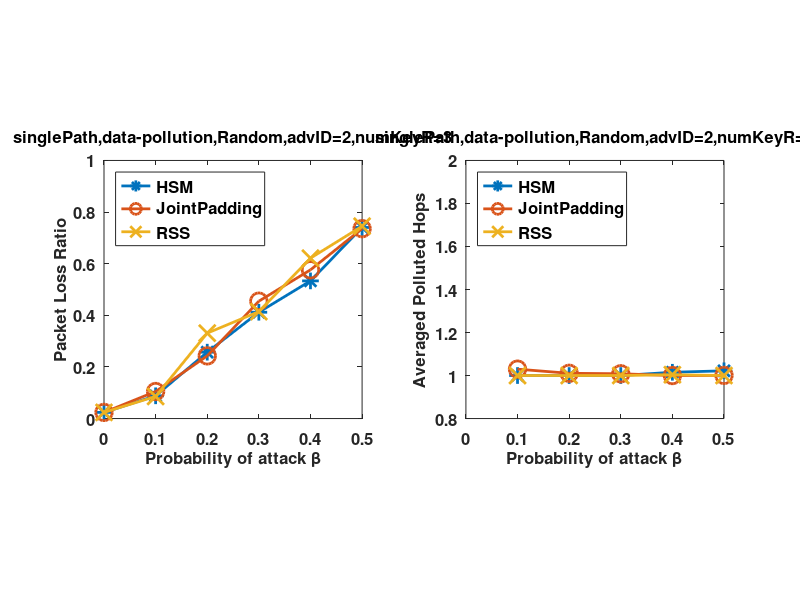

Write MATLAB code to recreate this figure.
% plot the results generated from simulation.m

Prob_of_attack=[0.000000 0.100000 0.200000 0.300000 0.400000 0.500000];

%Topology='singlePath';
Topology='singlePath';
if strcmp(Topology,'singlePath')
    Prob_of_PLR(1)=0.023810;
else
    Prob_of_PLR(1)=0.01;
end

attackType='data-pollution';
num_polluteTags=1;
KeydistAlg='Random';
numKeyperNode=3;
numAdvs=1;
Adversary_Node_Index=2;
Titletext=sprintf('%s,%s,%s,advID=%d,numKeyR=%d',Topology,attackType,KeydistAlg,Adversary_Node_Index,numKeyperNode);
if strcmp(attackType,'tag-pollution') && strcmp(KeydistAlg,'nonRandom') && strcmp(Topology,'singlePath')
    Prob_of_PLR_orth =[ Prob_of_PLR(1) 0.333333 0.690476 0.761905 0.904762 0.964286]; 
    avg_polluted_hops_org=[7.000000 7.056940 7.000000 7.005450 7.009412];
    Prob_of_PLR_joint=[ Prob_of_PLR(1) 0.023810 0.142857 0.285714 0.511905 0.702381];
    avg_polluted_hops_joint=[1.000000 1.000000 1.000000 1.000000 1.000000 ];
    Prob_of_PLR_rss=[ Prob_of_PLR(1) 0.023810 0.142857 0.285714 0.511905 0.702381];
    avg_polluted_hops_rss=[1.000000 1.000000 1.000000 1.000000 1.000000];
end
if strcmp(attackType,'tag-pollution') && strcmp(KeydistAlg,'Random') && strcmp(Topology,'singlePath')
    Prob_of_PLR_orth =[ Prob_of_PLR(1) 0.314286 0.309524 0.616667 0.554762 0.340476 ]; 
    avg_polluted_hops_org=[4.047421 3.040486 5.017930 6.267441 5.400000 ];
    Prob_of_PLR_joint=[ Prob_of_PLR(1) 0.097619 0.259524 0.402381 0.602381 0.740476 ];
    avg_polluted_hops_joint=[1.000000 1.000000 1.000000 1.000000 1.000000 ];
    Prob_of_PLR_rss=[ Prob_of_PLR(1) 0.119048 0.266667 0.409524 0.607143 0.697619 ];
    avg_polluted_hops_rss=[1.000000 1.000000 1.000000 1.000000 1.000000];
end
if strcmp(attackType,'data-pollution') && strcmp(KeydistAlg,'nonRandom') && strcmp(Topology,'singlePath')
%     numTx=500
%     Prob_of_PLR_orth =[ Prob_of_PLR(1) 0.071429 0.273810 0.511905 0.547619 0.773810 ]; 
%     avg_polluted_hops_org=[1.000000 1.000000 1.000000 1.024390 1.041825 ];
%     Prob_of_PLR_joint=[ Prob_of_PLR(1) 0.071429 0.238095 0.440476 0.642857 0.714286  ];
%     avg_polluted_hops_joint=[1.000000 1.000000 1.019868 1.033493 1.031008];
%     Prob_of_PLR_rss=[ Prob_of_PLR(1) 0.071429 0.261905 0.357143 0.464286 0.773810];
%     avg_polluted_hops_rss=[1.000000 1.000000 1.000000 1.000000 1.031873 ];

%     numTx=1000    
    Prob_of_PLR_orth =[ Prob_of_PLR(1) 0.059880 0.245509 0.413174 0.556886 0.766467]; 
    avg_polluted_hops_org=[1.056818 1.015957 1.030864 1.000000 1.022857];
    Prob_of_PLR_joint=[ Prob_of_PLR(1) 0.089820 0.263473 0.449102 0.616766 0.820359 ];
    avg_polluted_hops_joint=[1.000000 1.000000 1.019868 1.033493 1.031008];
    Prob_of_PLR_rss=[ Prob_of_PLR(1) 0.095808 0.269461 0.425150 0.586826 0.706587 ];
    avg_polluted_hops_rss=[1.037383 1.000000 1.034268 1.000000 1.018711 ];

end

if strcmp(attackType,'data-pollution') && strcmp(KeydistAlg,'Random') && strcmp(Topology,'singlePath')
    Prob_of_PLR_orth =[ Prob_of_PLR(1) 0.195238 0.259524 0.433333 0.616667 0.747619  ]; 
    avg_polluted_hops_org=[1.400000 1.016853 1.017443 1.218318 1.424882 ];
    Prob_of_PLR_joint=[ Prob_of_PLR(1) 0.157143 0.257143 0.428571 0.652381 0.809524  ];
    avg_polluted_hops_joint=[1.200000 1.029341 1.021741 1.247825 1.218720 ];
    Prob_of_PLR_rss=[ Prob_of_PLR(1) 0.085714 0.440476 0.407143 0.628571 0.740476 ];
    avg_polluted_hops_rss=[1.052174 1.614815 1.016143 1.429056 1.023170 ];
end
if strcmp(attackType,'data-pollution') && strcmp(KeydistAlg,'Random') && strcmp(Topology,'singlePath') && numKeyperNode==3
    Prob_of_PLR_orth =[ Prob_of_PLR(1) 0.088095 0.257143 0.411905 0.533333 0.740476 ]; 
    avg_polluted_hops_org=[ 1.000000 1.000000 1.000000 1.015181 1.021961 ];
    Prob_of_PLR_joint=[ Prob_of_PLR(1) 0.104762 0.242857 0.454762 0.576190 0.735714 ];
    avg_polluted_hops_joint=[1.029640 1.010417 1.008284 1.000000 1.000794  ];
    Prob_of_PLR_rss=[ Prob_of_PLR(1) 0.085714 0.330952 0.414286 0.621429 0.745238  ];
    avg_polluted_hops_rss=[1.000000 1.000000 1.000000 1.003738 1.000000  ];
end

if  strcmp(attackType,'tag-pollution') && strcmp(KeydistAlg,'nonRandom') && strcmp(Topology,'multiPath')
    Prob_of_PLR_orth =[ Prob_of_PLR(1) 0.011905 0.011905 0.011905 0.011905 0.011905  ]; 
    avg_polluted_hops_org=[3.000000 3.000000 3.000000 3.000000 3.000000 ];
    Prob_of_PLR_joint=[ Prob_of_PLR(1) 0.011905 0.011905 0.011905 0.023810 0.083333 ];
    avg_polluted_hops_joint=[ 1.000000 1.000000 1.000000 1.000000 1.000000 ];
    Prob_of_PLR_rss=[ Prob_of_PLR(1) 0.011905 0.011905 0.023810 0.035714 0.059524 ];
    avg_polluted_hops_rss=[1.000000 1.000000 1.000000 1.000000 1.000000  ];
end

if  strcmp(attackType,'tag-pollution') && strcmp(KeydistAlg,'Random') && strcmp(Topology,'multiPath')
    Prob_of_PLR_orth =[ Prob_of_PLR(1) 0.011905 0.047619 0.011905 0.097619 0.019048  ]; 
    avg_polluted_hops_org=[3.000000 2.800000 3.000000 2.000000 2.600000  ];
    Prob_of_PLR_joint=[ Prob_of_PLR(1) 0.011905 0.014286 0.021429 0.040476 0.066667  ];
    avg_polluted_hops_joint=[1.000000 1.000000 1.000000 1.000000 1.000000  ];
    Prob_of_PLR_rss=[ Prob_of_PLR(1) 0.011905 0.011905 0.019048 0.047619 0.090476];
    avg_polluted_hops_rss=[1.000000 1.000000 1.000000 1.000000 1.000000 ];
end


if  strcmp(attackType,'data-pollution') && strcmp(KeydistAlg,'Random') && strcmp(Topology,'multiPath')
    Prob_of_PLR_orth =[ Prob_of_PLR(1) 0.011905 0.011905 0.019048 0.040476 0.069048 ]; 
    avg_polluted_hops_org=[1.400000 1.004167 1.000000 1.014953 1.011197 ];
    Prob_of_PLR_joint=[ Prob_of_PLR(1) 0.026190 0.011905 0.019048 0.030952 0.073810 ];
    avg_polluted_hops_joint=[ 1.224393 1.014519 1.032723 1.006573 1.036960 ];
    Prob_of_PLR_rss=[ Prob_of_PLR(1) 0.011905 0.011905 0.026190 0.095238 0.173810 ];
    avg_polluted_hops_rss=[1.045630 1.426258 1.000000 1.207825 1.244365 ];
end

if  strcmp(attackType,'data-pollution') && strcmp(KeydistAlg,'nonRandom') && strcmp(Topology,'multiPath')
    Prob_of_PLR_orth =[ Prob_of_PLR(1)]; 
    avg_polluted_hops_org=[ ];
    Prob_of_PLR_joint=[ Prob_of_PLR(1)   ];
    avg_polluted_hops_joint=[ ];
    Prob_of_PLR_rss=[ Prob_of_PLR(1) ];
    avg_polluted_hops_rss=[ ];
end

figure(1)
subplot(1,2,1);
plot(Prob_of_attack,Prob_of_PLR_orth,'-*','LineWidth',2,'MarkerSize',12);
hold on
plot(Prob_of_attack,Prob_of_PLR_joint,'-o','LineWidth',2,'MarkerSize',12);
plot(Prob_of_attack,Prob_of_PLR_rss,'-x','LineWidth',2,'MarkerSize',12);
hold off
set(gca,'FontSize',12,'FontWeight','bold');
xlabel('Probability of attack \beta','FontSize',12,'FontWeight','bold');
ylabel('Packet Loss Ratio','FontSize',12);
axis([0 0.5 0 1]);
axis square
h=legend('HSM','JointPadding','RSS');
set(h,'Location','NorthWest','FontSize',12,'FontWeight','bold');
title(Titletext,'FontSize',12);
subplot(1,2,2)
plot(Prob_of_attack(2:end),avg_polluted_hops_org,'-*','LineWidth',2,'MarkerSize',12);
hold on
plot(Prob_of_attack(2:end),avg_polluted_hops_joint,'-o','LineWidth',2,'MarkerSize',12);
plot(Prob_of_attack(2:end),avg_polluted_hops_rss,'-x','LineWidth',2,'MarkerSize',12);
hold off
set(gca,'FontSize',12,'FontWeight','bold');
xlabel('Probability of attack \beta','FontSize',12);
ylabel('Averaged Polluted Hops','FontSize',12);
if strcmp(attackType,'data-pollution') && strcmp(KeydistAlg,'nonRandom') && strcmp(Topology,'singlePath')
    axis([0 0.5 0.8 1.2])
elseif strcmp(attackType,'data-pollution') && strcmp(KeydistAlg,'Random') && strcmp(Topology,'singlePath')
     axis([0 0.5 0.8 2])
else
    axis([0 0.5 0 9]);    
end
axis square
h=legend('HSM','JointPadding','RSS');
set(h,'Location','NorthWest','FontSize',12,'FontWeight','bold');
title(Titletext,'FontSize',12);

